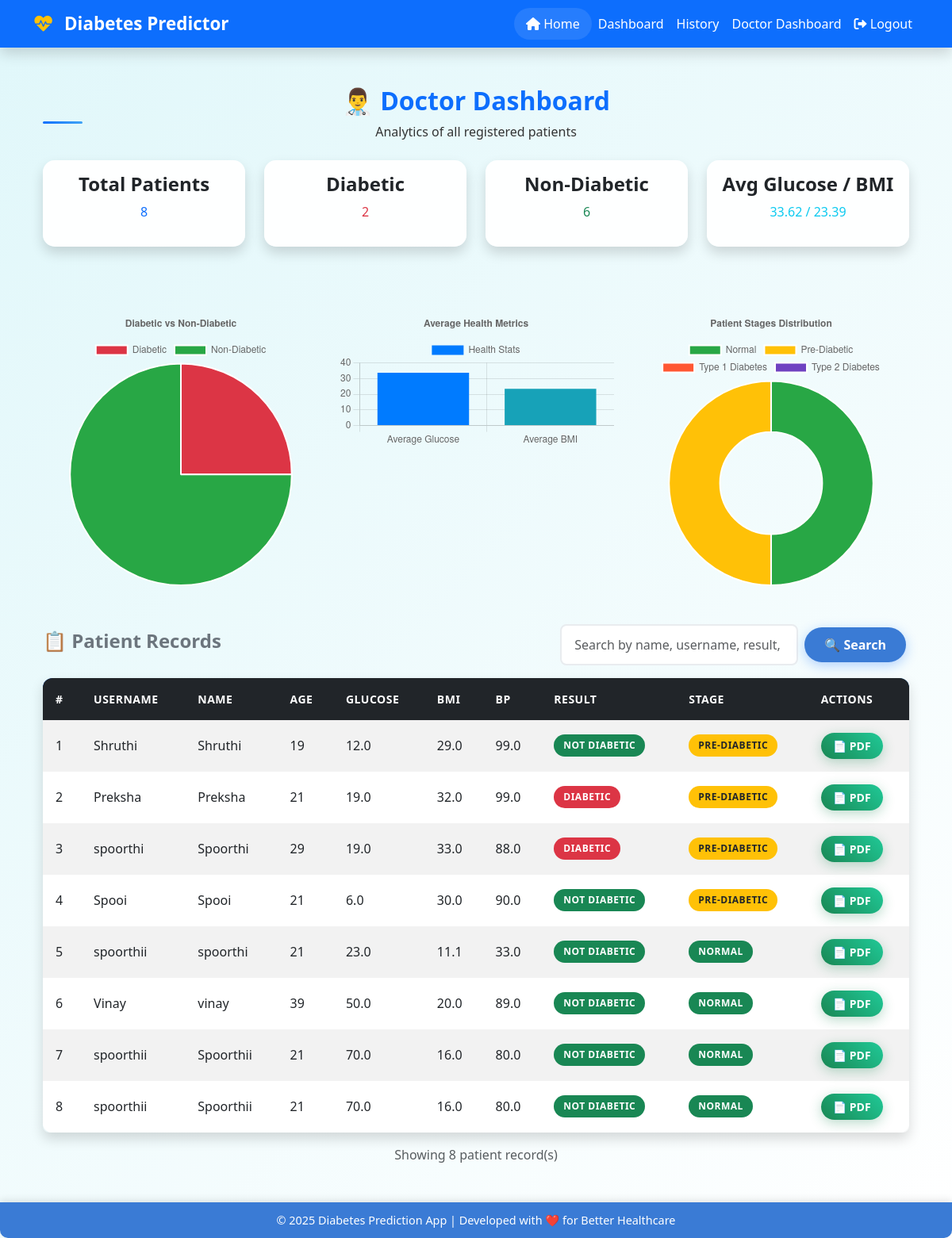
Screenshot of /doctor_dashboard (signed in) with the database file from the repository.
### tables this page shows
CREATE TABLE patients (
            id INTEGER PRIMARY KEY AUTOINCREMENT,
            user_id INTEGER,
            name TEXT,
            age INTEGER,
            pregnancies INTEGER,
            glucose REAL,
            bp REAL,
            skin REAL,
            insulin REAL,
            bmi REAL,
            dpf REAL,
            result TEXT,
            stage TEXT,
            suggestion TEXT,
            FOREIGN KEY(user_id) REFERENCES users(id)
        );

CREATE TABLE users (
            id INTEGER PRIMARY KEY AUTOINCREMENT,
            username TEXT UNIQUE,
            password TEXT,
            role TEXT
        );

### app.py (the view)
@app.route("/doctor_dashboard")
def doctor_dashboard():
    if "user_id" not in session or session["role"]!="doctor":
        return redirect(url_for("login"))
    search = request.args.get('search', '').strip()
    conn = sqlite3.connect("diabetes.db")
    cursor = conn.cursor()
    cursor.execute("SELECT COUNT(*) FROM patients")
    total_patients = cursor.fetchone()[0]
    cursor.execute("SELECT result, COUNT(*) FROM patients GROUP BY result")
    result_data = cursor.fetchall()
    diabetic_count=0
    non_diabetic_count=0
    for row in result_data:
        if row[0]=="Diabetic": diabetic_count=row[1]
        else: non_diabetic_count=row[1]
    cursor.execute("SELECT stage, COUNT(*) FROM patients GROUP BY stage")
    stage_data = cursor.fetchall()
    stages = {stage:0 for stage in ["Normal","Pre-Diabetic","Type 1 Diabetes","Type 2 Diabetes"]}
    for row in stage_data:
        stages[row[0]]=row[1]
    cursor.execute("SELECT AVG(glucose), AVG(bmi) FROM patients")
    avg_glucose, avg_bmi = cursor.fetchone()
    if search:
        cursor.execute("""
            SELECT p.id, u.username, p.name, p.age, p.glucose, p.bmi, p.bp, p.result, p.stage, p.suggestion
            FROM patients p
            JOIN users u ON p.user_id = u.id
            WHERE p.name LIKE ? OR u.username LIKE ? OR p.result LIKE ? OR p.stage LIKE ?
            ORDER BY p.id DESC
        """, (f'%{search}%', f'%{search}%', f'%{search}%', f'%{search}%'))
    else:
        cursor.execute("""
            SELECT p.id, u.username, p.name, p.age, p.glucose, p.bmi, p.bp, p.result, p.stage, p.suggestion
            FROM patients p
            JOIN users u ON p.user_id = u.id
            ORDER BY p.id DESC
        """)
    patients = cursor.fetchall()
    conn.close()
    return render_template("doctor_dashboard.html",
                           total_patients=total_patients,
                           diabetic_count=diabetic_count,
                           non_diabetic_count=non_diabetic_count,
                           avg_glucose=round(avg_glucose,2) if avg_glucose else 0,
                           avg_bmi=round(avg_bmi,2) if avg_bmi else 0,
                           stages=stages,
                           patients=patients,
                           search=search)

### Templates/doctor_dashboard.html (shortened to what this page needs)
{% extends "base.html" %}
{% block content %}
<div class="container mt-5">
    <h2 class="text-center text-primary">👨‍⚕️ Doctor Dashboard</h2>
    <p class="text-center">Analytics of all registered patients</p>
    <div class="row mt-4">
        <div class="col-md-3">
            <div class="card shadow p-3 text-center">
                <h4>Total Patients</h4>
                <p class="text-primary">{{ total_patients }}</p>
            </div>
        </div>
        <div class="col-md-3">
            <div class="card shadow p-3 text-center">
                <h4>Diabetic</h4>
                <p class="text-danger">{{ diabetic_count }}</p>
            </div>
        </div>
        <div class="col-md-3">
            <div class="card shadow p-3 text-center">
                <h4>Non-Diabetic</h4>
                <p class="text-success">{{ non_diabetic_count }}</p>
            </div>
        </div>
        <div class="col-md-3">
            <div class="card shadow p-3 text-center">
                <h4>Avg Glucose / BMI</h4>
                <p class="text-info">{{ avg_glucose }} / {{ avg_bmi }}</p>
            </div>
        </div>
    </div>
    <div class="row mt-5">
        <div class="col-md-4">
            <canvas id="pieChart"></canvas>
        </div>
        <div class="col-md-4">
            <canvas id="barChart"></canvas>
        </div>
        <div class="col-md-4">
            <canvas id="stageChart"></canvas>
        </div>
    </div>
    <div class="mt-5">
        <div class="d-flex justify-content-between align-items-center mb-3">
            <h4 class="text-secondary">📋 Patient Records</h4>
            <form method="GET" class="d-flex align-items-center">
                <input type="text"
                       name="search"
                       value="{{ search or '' }}"
                       class="form-control me-2"
                       placeholder="Search by name, username, result, or stage"
                       style="width: 300px;">
                <button type="submit" class="btn btn-primary me-1">🔍 Search</button>
            </form>
        </div>
        <div class="table-responsive shadow rounded-3 mt-3">
            <table class="table table-hover table-striped align-middle mb-0">
                <thead class="table-dark">
                    <tr>
                        <th>#</th>
                        <th>Username</th>
                        <th>Name</th>
                        <th>Age</th>
                        <th>Glucose</th>
                        <th>BMI</th>
                        <th>BP</th>
                        <th>Result</th>
                        <th>Stage</th>
                        <th>Actions</th>
                    </tr>
                </thead>
                <tbody>
                    {% if patients %}
                        {% for p in patients %}
                        <tr>
                            <td>{{ loop.index }}</td>
                            <td>{{ p[1] }}</td>
                            <td>{{ p[2] }}</td>
                            <td>{{ p[3] }}</td>
                            <td>{{ p[4] }}</td>
                            <td>{{ p[5] }}</td>
                            <td>{{ p[6] }}</td>
                            <td>
                                {% if p[7] == "Diabetic" %}
                                    <span class="badge bg-danger">{{ p[7] }}</span>
                                {% else %}
                                    <span class="badge bg-success">{{ p[7] }}</span>
                                {% endif %}
                            </td>
                            <td>
                                {% if p[8] == "Normal" %}
                                    <span class="badge bg-success">{{ p[8] }}</span>
                                {% elif p[8] == "Pre-Diabetic" %}
                                    <span class="badge bg-warning text-dark">{{ p[8] }}</span>
                                {% else %}
                                    <span class="badge bg-danger">{{ p[8] }}</span>
                                {% endif %}
                            </td>
                            <td>
                                <a href="{{ url_for('download_report', patient_id=p[0]) }}"
                                   class="btn btn-sm btn-success">
                                   📄 PDF
                                </a>
                            </td>
                        </tr>
                        {% endfor %}
                    {% endif %}
                </tbody>
            </table>
        </div>
        {% if patients %}
        <div class="mt-3 text-muted text-center">
            Showing {{ patients|length }} patient record(s)
        </div>
        {% endif %}
    </div>
</div>
<script>
    // ✅ Pass Python dict to JS safely
    const stages = {{ stages | tojson }};
    // Pie Chart: Diabetic vs Non-Diabetic
    new Chart(document.getElementById('pieChart'), {
        type: 'pie',
        data: {
            labels: ['Diabetic', 'Non-Diabetic'],
            datasets: [{
                data: [{{ diabetic_count|tojson }}, {{ non_diabetic_count|tojson }}],
                backgroundColor: ['#dc3545', '#28a745']
            }]
        },
        options: {
            responsive: true,
            plugins: {
                title: {
                    display: true,
                    text: 'Diabetic vs Non-Diabetic'
                }
            }
        }
    });
    // Bar Chart: Avg Glucose & BMI
    new Chart(document.getElementById('barChart'), {
        type: 'bar',
        data: {
            labels: ['Average Glucose', 'Average BMI'],
            datasets: [{
                label: 'Health Stats',
                data: [{{ avg_glucose|tojson }}, {{ avg_bmi|tojson }}],
                backgroundColor: ['#007bff', '#17a2b8']
            }]
        },
        options: {
            scales: { y: { beginAtZero: true } },
            responsive: true,
            plugins: {
                title: {
                    display: true,
                    text: 'Average Health Metrics'
                }
            }
        }
    });
    // Doughnut Chart: Stages
    const stageLabels = Object.keys(stages);
    const stageValues = Object.values(stages);
    if (stageValues.some(v => v > 0)) {
        new Chart(document.getElementById('stageChart'), {
            type: 'doughnut',
            data: {
                labels: stageLabels,
                datasets: [{
                    data: stageValues,
                    backgroundColor: ['#28a745', '#ffc107', '#ff5733', '#6f42c1']
                }]
            },
            options: {
                responsive: true,
                plugins: {
                    title: {
                        display: true,
                        text: 'Patient Stages Distribution'
                    }
                }
            }
        });
    } else {
        document.getElementById('stageChart').parentElement.innerHTML =
            "<p class='text-center text-muted'>No stage data available</p>";
    }
</script>
{% endblock %}

### Templates/base.html (shortened to what this page needs)
<!DOCTYPE html>
<html lang="en">
<head>
  <link href="https://cdn.jsdelivr.net/npm/bootstrap@5.3.0/dist/css/bootstrap.min.css" rel="stylesheet">
  <link href="https://cdnjs.cloudflare.com/ajax/libs/font-awesome/6.0.0/css/all.min.css" rel="stylesheet">
  <link rel="stylesheet" href="{{ url_for('static', filename='style.css') }}">
</head>
<body>
  <nav class="navbar navbar-expand-lg navbar-dark shadow">
    <div class="container">
      <a class="navbar-brand" href="{{ url_for('home') }}">
        <i class="fas fa-heartbeat"></i> Diabetes Predictor
      </a>
      <div class="collapse navbar-collapse" id="navbarNav">
        <ul class="navbar-nav ms-auto">
          {% if session.get('user_id') %}
            <li class="nav-item">
              <a class="nav-link nav-link-home" href="{{ url_for('home') }}">
                <i class="fas fa-home"></i> Home
              </a>
            </li>
            <li class="nav-item"><a class="nav-link" href="{{ url_for('dashboard') }}">Dashboard</a></li>
            <li class="nav-item"><a class="nav-link" href="{{ url_for('history') }}">History</a></li>
            {% if session.get('role') == 'doctor' %}
              <li class="nav-item"><a class="nav-link" href="{{ url_for('doctor_dashboard') }}">Doctor Dashboard</a></li>
            {% endif %}
            <li class="nav-item">
              <a class="nav-link text-warning" href="{{ url_for('logout') }}">
                <i class="fas fa-sign-out-alt"></i> Logout
              </a>
            </li>
          {% else %}
            <li class="nav-item"><a class="nav-link" href="{{ url_for('login') }}">Login</a></li>
            <li class="nav-item"><a class="nav-link" href="{{ url_for('register') }}">Register</a></li>
          {% endif %}
        </ul>
      </div>
    </div>
  </nav>
  <main class="container my-5">
    {% block content %}{% endblock %}
  </main>
  <footer>
    &copy; 2025 Diabetes Prediction App | Developed with ❤️ for Better Healthcare
  </footer>
</body>
</html>

### static/style.css (style rules this page uses)
body { font-family: 'Segoe UI', Tahoma, Geneva, Verdana, sans-serif; background-color: #f4f7fa; color: #333; }
.navbar { background-color: #0d6efd !important; transition: all 0.3s ease; }
.navbar .nav-link { color: #fff !important; font-weight: 500; transition: all 0.3s ease; position: relative; }
.navbar-brand { font-weight: 700; font-size: 1.4rem; transition: all 0.3s ease; }
.card { background-color: #fff; border: none; border-radius: 1rem; box-shadow: 0 8px 25px rgba(0,0,0,0.08); transition: all 0.3s ease; overflow: hidden; }
h1, h2, h3, h4, h5, h6 { font-weight: 700; position: relative; }
h2::after { content: ''; position: absolute; bottom: -10px; left: 0; width: 50px; height: 3px; background: linear-gradient(45deg, #0d6efd, #42a5f5); border-radius: 2px; }
.btn { font-weight: 600; border-radius: 25px; padding: 10px 25px; transition: all 0.3s ease; position: relative; overflow: hidden; }
.btn::before { content: ''; position: absolute; top: 50%; left: 50%; width: 0; height: 0; background: rgba(255, 255, 255, 0.2); border-radius: 50%; transform: translate(-50%, -50%); transition: width 0.6s, height 0.6s; }
.btn-primary { background: linear-gradient(45deg, #0d6efd, #42a5f5); border: none; box-shadow: 0 4px 15px rgba(13, 110, 253, 0.3); }
.btn-success { background: linear-gradient(45deg, #198754, #20c997); border: none; box-shadow: 0 4px 15px rgba(25, 135, 84, 0.3); }
.btn-sm { padding: 6px 15px; font-size: 0.875rem; }
.form-control, .form-select { border-radius: 0.5rem; padding: 0.75rem 1rem; border: 2px solid #e9ecef; transition: all 0.3s ease; font-size: 1rem; }
.table { border-radius: 0.75rem; overflow: hidden; box-shadow: 0 8px 20px rgba(0,0,0,0.05); background: white; }
.table thead { background: linear-gradient(45deg, #0d6efd, #42a5f5); color: #fff; }
.table thead th { border: none; font-weight: 600; text-transform: uppercase; font-size: 0.875rem; letter-spacing: 0.5px; padding: 1rem; }
.table tbody tr { transition: all 0.3s ease; border: none; }
.table tbody td { border: none; padding: 1rem; vertical-align: middle; }
.badge { font-size: 0.75rem; font-weight: 600; padding: 0.5rem 0.75rem; border-radius: 20px; text-transform: uppercase; letter-spacing: 0.5px; }
footer { background: linear-gradient(45deg, #0d47a1, #1976d2); color: #fff; font-size: 0.9rem; border-radius: 0; margin-top: 0; box-shadow: 0 -4px 20px rgba(0,0,0,0.1); }

### Templates/base.html (style rules this page uses)
body { min-height: 100vh; margin: 0; font-family: 'Segoe UI', Tahoma, Geneva, Verdana, sans-serif; background: linear-gradient(135deg, #e0f7fa, #ffffff); color: #333; }
.navbar { background: #3a7bd5; box-shadow: 0 4px 10px rgba(0,0,0,0.1); }
.navbar .nav-link, .navbar-brand { color: #fff !important; font-weight: 500; }
.navbar-brand { font-weight: 700; font-size: 1.4rem; }
.navbar-brand i { margin-right: 8px; color: #ffc107; }
footer { background: #3a7bd5; color: #fff; text-align: center; padding: 12px 0; box-shadow: 0 -3px 10px rgba(0,0,0,0.1); border-radius: 0 0 10px 10px; margin-top: 2rem; }
.card { background: rgba(255, 255, 255, 0.95); border-radius: 15px; box-shadow: 0 10px 25px rgba(0,0,0,0.1); padding: 2rem; margin-bottom: 2rem; transition: transform 0.3s ease, box-shadow 0.3s ease; }
.btn-primary { background: #3a7bd5; border: none; transition: background 0.3s ease; }
table { background: rgba(255,255,255,0.95); border-radius: 10px; box-shadow: 0 5px 15px rgba(0,0,0,0.05); }
th { background-color: #3a7bd5; color: white; }
.nav-link-home { background: rgba(255, 255, 255, 0.1); border-radius: 20px; padding: 8px 15px !important; transition: all 0.3s ease; }

### rows the page displays
patients: username "Shruthi", name "Shruthi", age "19", glucose "12.0", bmi "29.0", bp "99.0", result "NOT DIABETIC", stage "PRE-DIABETIC"
patients: username "Preksha", name "Preksha", age "21", glucose "19.0", bmi "32.0", bp "99.0", result "DIABETIC", stage "PRE-DIABETIC"
patients: username "spoorthi", name "Spoorthi", age "29", glucose "19.0", bmi "33.0", bp "88.0", result "DIABETIC", stage "PRE-DIABETIC"
patients: username "Spooi", name "Spooi", age "21", glucose "6.0", bmi "30.0", bp "90.0", result "NOT DIABETIC", stage "PRE-DIABETIC"
patients: username "spoorthii", name "spoorthi", age "21", glucose "23.0", bmi "11.1", bp "33.0", result "NOT DIABETIC", stage "NORMAL"
patients: username "Vinay", name "vinay", age "39", glucose "50.0", bmi "20.0", bp "89.0", result "NOT DIABETIC", stage "NORMAL"
patients: username "spoorthii", name "Spoorthii", age "21", glucose "70.0", bmi "16.0", bp "80.0", result "NOT DIABETIC", stage "NORMAL"
patients: username "spoorthii", name "Spoorthii", age "21", glucose "70.0", bmi "16.0", bp "80.0", result "NOT DIABETIC", stage "NORMAL"

### other values shown
{{ total_patients }} "8"
{{ diabetic_count }} "2"
{{ non_diabetic_count }} "6"
{{ avg_glucose }} "33.62"
{{ avg_bmi }} "23.39"
{{ patients|length }} "8"
chart data {{ diabetic_count|tojson }} 2
chart data {{ non_diabetic_count|tojson }} 6
chart data {{ avg_glucose|tojson }} 33.62
